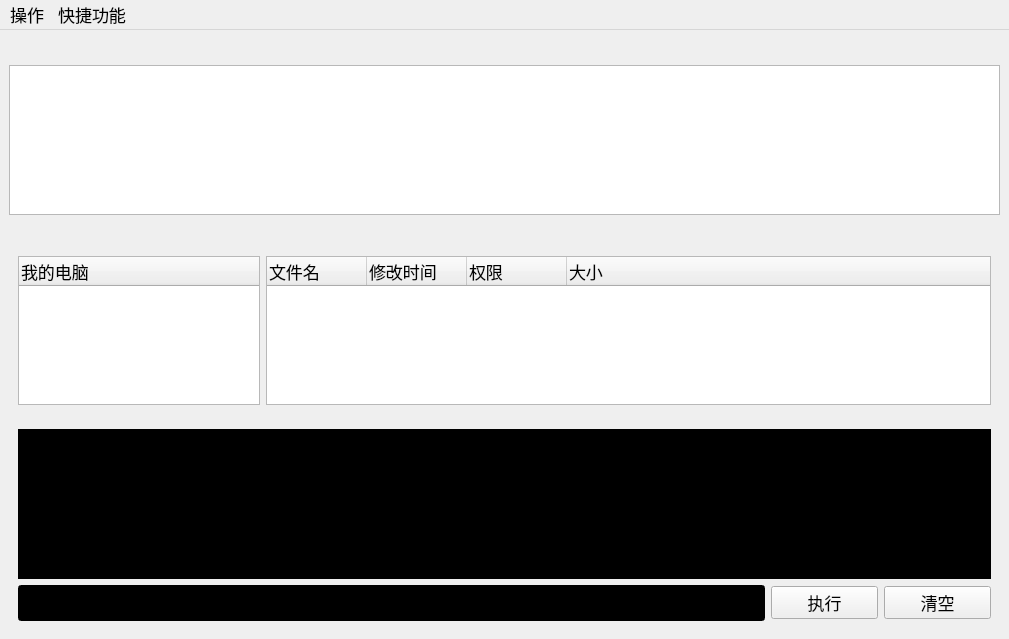
<?xml version="1.0" encoding="UTF-8"?>
<ui version="4.0">
 <class>MainWindow</class>
 <widget class="QMainWindow" name="MainWindow">
  <property name="geometry">
   <rect>
    <x>0</x>
    <y>0</y>
    <width>1009</width>
    <height>639</height>
   </rect>
  </property>
  <property name="font">
   <font>
    <pointsize>13</pointsize>
   </font>
  </property>
  <property name="windowTitle">
   <string>PHP蚊子</string>
  </property>
  <widget class="QWidget" name="main">
   <layout class="QGridLayout" name="gridLayout">
    <item row="2" column="0">
     <widget class="QWidget" name="wen_jian_guan_li_widget" native="true">
      <layout class="QHBoxLayout" name="horizontalLayout_6">
       <item>
        <layout class="QVBoxLayout" name="verticalLayout" stretch="1,50">
         <item>
          <widget class="QLabel" name="shelllabel">
           <property name="text">
            <string/>
           </property>
          </widget>
         </item>
         <item>
          <layout class="QHBoxLayout" name="horizontalLayout_2" stretch="1,3">
           <item>
            <widget class="QTreeWidget" name="treeWidget">
             <column>
              <property name="text">
               <string>我的电脑</string>
              </property>
             </column>
            </widget>
           </item>
           <item>
            <widget class="QTreeWidget" name="treeWidget_2">
             <column>
              <property name="text">
               <string>文件名</string>
              </property>
              <property name="textAlignment">
               <set>AlignLeading|AlignVCenter</set>
              </property>
             </column>
             <column>
              <property name="text">
               <string>修改时间</string>
              </property>
              <property name="textAlignment">
               <set>AlignLeading|AlignVCenter</set>
              </property>
             </column>
             <column>
              <property name="text">
               <string>权限</string>
              </property>
              <property name="textAlignment">
               <set>AlignLeading|AlignVCenter</set>
              </property>
             </column>
             <column>
              <property name="text">
               <string>大小</string>
              </property>
              <property name="textAlignment">
               <set>AlignLeading|AlignVCenter</set>
              </property>
             </column>
            </widget>
           </item>
          </layout>
         </item>
        </layout>
       </item>
      </layout>
     </widget>
    </item>
    <item row="0" column="0">
     <widget class="QLabel" name="bei_jing_label">
      <property name="text">
       <string/>
      </property>
     </widget>
    </item>
    <item row="3" column="0">
     <widget class="QWidget" name="cmd_widget" native="true">
      <layout class="QHBoxLayout" name="horizontalLayout_4">
       <item>
        <layout class="QVBoxLayout" name="verticalLayout_2">
         <item>
          <widget class="QTextEdit" name="cmd_textEdit">
           <property name="styleSheet">
            <string notr="true">color:rgb(255, 255, 255);
background-color: rgb(0, 0, 0);</string>
           </property>
          </widget>
         </item>
         <item>
          <layout class="QHBoxLayout" name="horizontalLayout" stretch="7,1,1">
           <item>
            <widget class="QLineEdit" name="cmd_lineEdit">
             <property name="font">
              <font>
               <pointsize>18</pointsize>
              </font>
             </property>
             <property name="styleSheet">
              <string notr="true">background-color:rgb(0, 0, 0);
color:rgb(255, 255, 255)</string>
             </property>
            </widget>
           </item>
           <item>
            <widget class="QPushButton" name="zhi_xing_pushButton">
             <property name="text">
              <string>执行</string>
             </property>
            </widget>
           </item>
           <item>
            <widget class="QPushButton" name="clear_pushButton">
             <property name="text">
              <string>清空</string>
             </property>
            </widget>
           </item>
          </layout>
         </item>
        </layout>
       </item>
      </layout>
     </widget>
    </item>
    <item row="1" column="0">
     <widget class="QListWidget" name="listWidget"/>
    </item>
   </layout>
  </widget>
  <widget class="QMenuBar" name="menubar">
   <property name="geometry">
    <rect>
     <x>0</x>
     <y>0</y>
     <width>1009</width>
     <height>36</height>
    </rect>
   </property>
   <widget class="QMenu" name="menu">
    <property name="title">
     <string>操作</string>
    </property>
    <addaction name="shell_guan_li_action"/>
    <addaction name="wen_jian_guan_li_action"/>
    <addaction name="cmd_action"/>
    <addaction name="actionSetting"/>
   </widget>
   <widget class="QMenu" name="menu_2">
    <property name="title">
     <string>快捷功能</string>
    </property>
    <addaction name="cha_xun_users_action"/>
   </widget>
   <addaction name="menu"/>
   <addaction name="menu_2"/>
  </widget>
  <action name="wen_jian_guan_li_action">
   <property name="text">
    <string>文件管理</string>
   </property>
  </action>
  <action name="cmd_action">
   <property name="text">
    <string>虚拟终端</string>
   </property>
  </action>
  <action name="actionSetting">
   <property name="text">
    <string>setting</string>
   </property>
  </action>
  <action name="actionadsf">
   <property name="text">
    <string>adsf</string>
   </property>
  </action>
  <action name="shell_guan_li_action">
   <property name="text">
    <string>shell管理</string>
   </property>
  </action>
  <action name="cha_xun_users_action">
   <property name="text">
    <string>查询用户</string>
   </property>
  </action>
 </widget>
 <resources/>
 <connections/>
</ui>
